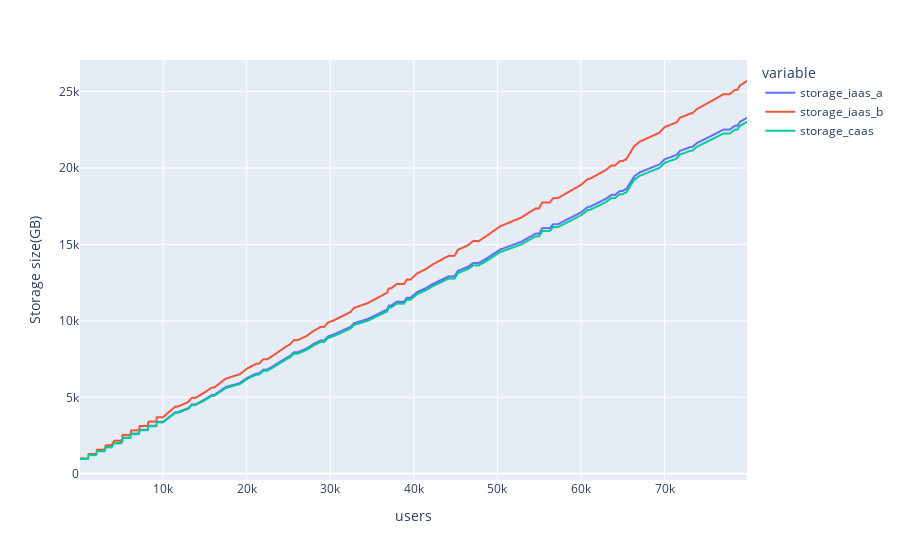

Notebook source saved alongside this figure:
### Code cell
fig = px.line(totals, x='users', y=['storage_iaas_a', 'storage_iaas_b', 'storage_caas'], 
             labels={
                     "value": "Storage size(GB)"})
fig.show()

### Figure 1 — Plotly figure (JSON) as saved in the notebook; plotly's stock layout.template omitted (floating-point values rounded to 4 significant figures; data arrays with more than 128 entries replaced by an {"elided": "..."} marker saying what was removed)
{"data": [{"hovertemplate": "variable=storage_iaas_a<br>users=%{x}<br>Storage size(GB)=%{y}<extra></extra>", "legendgroup": "storage_iaas_a", "line": {"color": "#636efa", "dash": "solid"}, "marker": {"symbol": "circle"}, "mode": "lines", "name": "storage_iaas_a", "showlegend": true, "type": "scattergl", "x": {"elided": "350 int values"}, "xaxis": "x", "y": {"elided": "350 float values"}, "yaxis": "y"}, {"hovertemplate": "variable=storage_iaas_b<br>users=%{x}<br>Storage size(GB)=%{y}<extra></extra>", "legendgroup": "storage_iaas_b", "line": {"color": "#EF553B", "dash": "solid"}, "marker": {"symbol": "circle"}, "mode": "lines", "name": "storage_iaas_b", "showlegend": true, "type": "scattergl", "x": {"elided": "350 int values"}, "xaxis": "x", "y": {"elided": "350 float values"}, "yaxis": "y"}, {"hovertemplate": "variable=storage_caas<br>users=%{x}<br>Storage size(GB)=%{y}<extra></extra>", "legendgroup": "storage_caas", "line": {"color": "#00cc96", "dash": "solid"}, "marker": {"symbol": "circle"}, "mode": "lines", "name": "storage_caas", "showlegend": true, "type": "scattergl", "x": {"elided": "350 int values"}, "xaxis": "x", "y": {"elided": "350 int values"}, "yaxis": "y"}], "layout": {"autosize": true, "legend": {"title": {"text": "variable"}, "tracegroupgap": 0}, "margin": {"t": 60}, "xaxis": {"anchor": "y", "autorange": true, "domain": [0, 1], "range": [43, 79874], "title": {"text": "users"}, "type": "linear"}, "yaxis": {"anchor": "x", "autorange": true, "domain": [0, 1], "range": [-409, 27071], "title": {"text": "Storage size(GB)"}, "type": "linear"}}}
